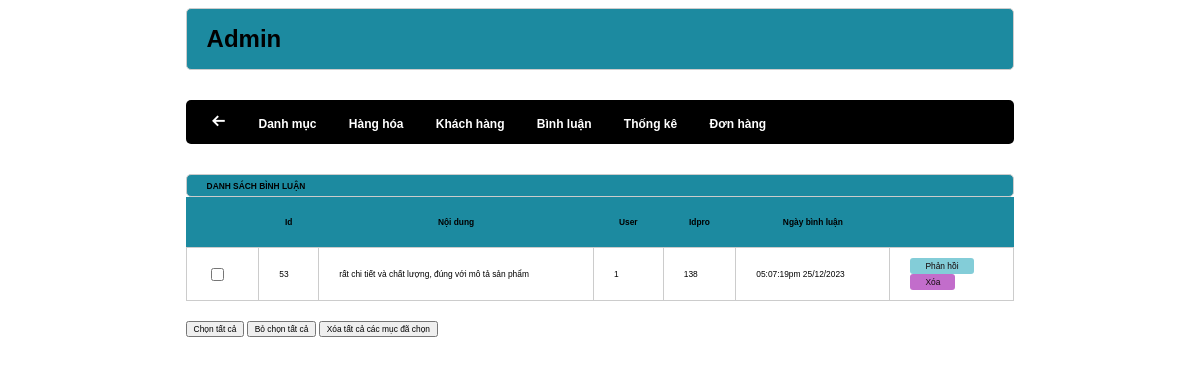
Screenshot of /admin/index.php?act=dsbl with the database file from the repository.
### tables this page shows
CREATE TABLE `binhluan` (
  `id` int(50) NOT NULL,
  `noidung` varchar(255) NOT NULL,
  `iduser` int(20) NOT NULL,
  `idpro` int(20) NOT NULL,
  `ngaybinhluan` varchar(100) NOT NULL
);

### model/pdo.php (called while the page is built, shortened)
<?php
function pdo_get_connection(){
    $dburl = "mysql:host=localhost;dbname=duanmau2021;charset=utf8";
    $username = 'root';
    $password = '';
    $conn = new PDO($dburl, $username, $password);
    $conn->setAttribute(PDO::ATTR_ERRMODE, PDO::ERRMODE_EXCEPTION);
    return $conn;
}
function pdo_query($sql){
    $sql_args = array_slice(func_get_args(), 1);
    try{
        $conn = pdo_get_connection();
        $stmt = $conn->prepare($sql);
        $stmt->execute($sql_args);
        $rows = $stmt->fetchAll();
        return $rows;
    }
    catch(PDOException $e){
        throw $e;
    }
    finally{
        unset($conn);
    }
}

### model/binhluan.php (called while the page is built, shortened)
<?php
    function loadall_binhluan($idpro){
        $sql = "select * from binhluan where 1";
        $sql.= " order by id desc";
        $listbl = pdo_query($sql);
        return $listbl;
    }
?>

### admin/binhluan/list.php (the view, shortened to what this page needs)
<div class="row">
            <div class="row frmtitle">
                <h1>DANH SÁCH BÌNH LUẬN </h1>
            </div>
            <div class="row frmcontennt">
                    <div class="row mb10 frmdsloai">
                     <table>
                        <tr>
                            <th></th>
                            <th>Id</th>
                            <th>Nội dung</th>
                            <th>User</th>
                            <th>Idpro</th>
                            <th>Ngày bình luận</th>
                            <th></th>
                        </tr>
                        <?php
                            foreach ($listbinhluan as $binhluan){
                                extract($binhluan);
                                $xoabl = "index.php?act=xoabl&id=".$id;
                                $phanhoibl = "index.php?act=phanhoibl&id=".$id;
                                echo '
                                    <tr>
                                        <td><input type="checkbox" name="" id=""></td>
                                        <td>'.$id.'</td>
                                        <td>'.$noidung.'</td>
                                        <td>'.$iduser.'</td>
                                        <td>'.$idpro.'</td>
                                        <td>'.$ngaybinhluan.'</td>
                                        <td>
                                        <div class="mauxanh">
                                        <a href="'.$phanhoibl.'"><input type="button" value="Phản hồi"></a>
                                        </div>
                                        <div class="maudo">
                                        <a href="'.$xoabl.'"><input type="button" value="Xóa"></a>
                                        </div>
                                        </td>
                                    </tr>
                                ';
                            }
                        ?>
                     </table>
                    </div>
                    <div class="row mb10">
                        <input type="button" value="Chọn tất cả">
                        <input type="button" value="Bỏ chọn tất cả">
                        <input type="button" value="Xóa tất cả các mục đã chọn">
                    </div>
            </div>
        </div>

### css/style.css (style rules this page uses)
* { box-sizing: border-box; font-family: sans-serif; font-size: 0.7vw; }
.row { float: left; width: 100%; }
.mb10 { margin-bottom: 10px; }
.frmtitle { background-color: #1c8aa0; border: 1px solid #ccc ; border-radius: 5px; padding: 0 20px; }
.frmdsloai table { width: 100%; border-collapse: collapse; }
.frmdsloai table th { background-color: #1c8aa0; padding: 20px; }
.frmdsloai table td { padding: 10px 20px; border: 1px #ccc solid; }
.mauxanh input[type="button"] { background-color: rgb(131, 205, 216); display: inline-block; color: #120303; border: none; padding: 3px 15px; border-radius: 3px; }
.maudo { display: inline-block; }
.maudo input[type="button"] { background-color: rgb(194, 109, 203); display: inline-block; color: #110a0a; border: none; padding: 3px 15px; border-radius: 3px; }

### rows the page displays
binhluan: id "53", noidung "rất chi tiết và chất lượng, đúng với mô tả sản phẩm", iduser "1", idpro "138", ngaybinhluan "05:07:19pm 25/12/2023"
